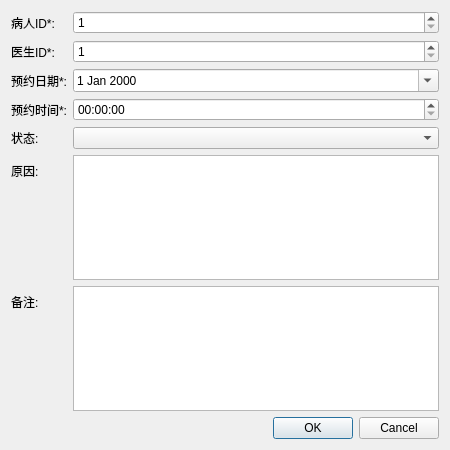
<?xml version="1.0" encoding="UTF-8"?>
<ui version="4.0">
 <class>AppointmentDialog</class>
 <widget class="QDialog" name="AppointmentDialog">
  <property name="geometry">
   <rect>
    <x>0</x>
    <y>0</y>
    <width>450</width>
    <height>450</height>
   </rect>
  </property>
  <property name="windowTitle">
   <string>预约信息</string>
  </property>
  <layout class="QVBoxLayout" name="verticalLayout">
   <item>
    <layout class="QFormLayout" name="formLayout">
     <item row="0" column="0">
      <widget class="QLabel" name="label_patient">
       <property name="text">
        <string>病人ID*:</string>
       </property>
      </widget>
     </item>
     <item row="0" column="1">
      <widget class="QSpinBox" name="patientIdSpin">
       <property name="minimum">
        <number>1</number>
       </property>
      </widget>
     </item>
     <item row="1" column="0">
      <widget class="QLabel" name="label_doctor">
       <property name="text">
        <string>医生ID*:</string>
       </property>
      </widget>
     </item>
     <item row="1" column="1">
      <widget class="QSpinBox" name="doctorIdSpin">
       <property name="minimum">
        <number>1</number>
       </property>
      </widget>
     </item>
     <item row="2" column="0">
      <widget class="QLabel" name="label_date">
       <property name="text">
        <string>预约日期*:</string>
       </property>
      </widget>
     </item>
     <item row="2" column="1">
      <widget class="QDateEdit" name="appointmentDateEdit">
       <property name="calendarPopup">
        <bool>true</bool>
       </property>
      </widget>
     </item>
     <item row="3" column="0">
      <widget class="QLabel" name="label_time">
       <property name="text">
        <string>预约时间*:</string>
       </property>
      </widget>
     </item>
     <item row="3" column="1">
      <widget class="QTimeEdit" name="appointmentTimeEdit"/>
     </item>
     <item row="4" column="0">
      <widget class="QLabel" name="label_status">
       <property name="text">
        <string>状态:</string>
       </property>
      </widget>
     </item>
     <item row="4" column="1">
      <widget class="QComboBox" name="statusCombo"/>
     </item>
     <item row="5" column="0">
      <widget class="QLabel" name="label_reason">
       <property name="text">
        <string>原因:</string>
       </property>
      </widget>
     </item>
     <item row="5" column="1">
      <widget class="QTextEdit" name="reasonEdit">
       <property name="maximumHeight">
        <number>80</number>
       </property>
      </widget>
     </item>
     <item row="6" column="0">
      <widget class="QLabel" name="label_notes">
       <property name="text">
        <string>备注:</string>
       </property>
      </widget>
     </item>
     <item row="6" column="1">
      <widget class="QTextEdit" name="notesEdit">
       <property name="maximumHeight">
        <number>80</number>
       </property>
      </widget>
     </item>
    </layout>
   </item>
   <item>
    <widget class="QDialogButtonBox" name="buttonBox">
     <property name="orientation">
      <enum>Qt::Horizontal</enum>
     </property>
     <property name="standardButtons">
      <set>QDialogButtonBox::Cancel|QDialogButtonBox::Ok</set>
     </property>
    </widget>
   </item>
  </layout>
 </widget>
 <resources/>
 <connections>
  <connection>
   <sender>buttonBox</sender>
   <signal>accepted()</signal>
   <receiver>AppointmentDialog</receiver>
   <slot>accept()</slot>
  </connection>
  <connection>
   <sender>buttonBox</sender>
   <signal>rejected()</signal>
   <receiver>AppointmentDialog</receiver>
   <slot>reject()</slot>
  </connection>
 </connections>
</ui>
